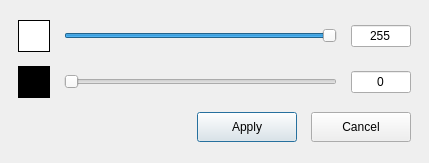
<?xml version="1.0" encoding="UTF-8"?>
<ui version="4.0">
 <class>FillBlackWhiteDialog</class>
 <widget class="QDialog" name="FillBlackWhiteDialog">
  <property name="windowModality">
   <enum>Qt::WindowModality::NonModal</enum>
  </property>
  <property name="geometry">
   <rect>
    <x>0</x>
    <y>0</y>
    <width>429</width>
    <height>163</height>
   </rect>
  </property>
  <property name="windowTitle">
   <string>Fill black/white</string>
  </property>
  <property name="modal">
   <bool>false</bool>
  </property>
  <layout class="QVBoxLayout" name="verticalLayout">
   <property name="spacing">
    <number>18</number>
   </property>
   <property name="leftMargin">
    <number>18</number>
   </property>
   <property name="topMargin">
    <number>18</number>
   </property>
   <property name="rightMargin">
    <number>18</number>
   </property>
   <property name="bottomMargin">
    <number>18</number>
   </property>
   <item>
    <layout class="QGridLayout" name="gridLayout">
     <property name="spacing">
      <number>14</number>
     </property>
     <item row="0" column="0">
      <widget class="QLabel" name="whitePreview">
       <property name="minimumSize">
        <size>
         <width>32</width>
         <height>32</height>
        </size>
       </property>
       <property name="maximumSize">
        <size>
         <width>32</width>
         <height>32</height>
        </size>
       </property>
       <property name="styleSheet">
        <string notr="true">background-color: rgb(255, 255, 255);</string>
       </property>
       <property name="frameShape">
        <enum>QFrame::Shape::Box</enum>
       </property>
       <property name="lineWidth">
        <number>1</number>
       </property>
      </widget>
     </item>
     <item row="0" column="1">
      <widget class="QSlider" name="whiteSlider">
       <property name="minimum">
        <number>0</number>
       </property>
       <property name="maximum">
        <number>255</number>
       </property>
       <property name="value">
        <number>255</number>
       </property>
       <property name="orientation">
        <enum>Qt::Orientation::Horizontal</enum>
       </property>
      </widget>
     </item>
     <item row="0" column="2">
      <widget class="QLineEdit" name="whiteValueEdit">
       <property name="maximumSize">
        <size>
         <width>60</width>
         <height>16777215</height>
        </size>
       </property>
       <property name="text">
        <string>255</string>
       </property>
       <property name="alignment">
        <set>Qt::AlignmentFlag::AlignCenter</set>
       </property>
      </widget>
     </item>
     <item row="1" column="0">
      <widget class="QLabel" name="blackPreview">
       <property name="minimumSize">
        <size>
         <width>32</width>
         <height>32</height>
        </size>
       </property>
       <property name="maximumSize">
        <size>
         <width>32</width>
         <height>32</height>
        </size>
       </property>
       <property name="styleSheet">
        <string notr="true">background-color: rgb(0, 0, 0);</string>
       </property>
       <property name="frameShape">
        <enum>QFrame::Shape::Box</enum>
       </property>
       <property name="lineWidth">
        <number>1</number>
       </property>
      </widget>
     </item>
     <item row="1" column="1">
      <widget class="QSlider" name="blackSlider">
       <property name="minimum">
        <number>0</number>
       </property>
       <property name="maximum">
        <number>255</number>
       </property>
       <property name="value">
        <number>0</number>
       </property>
       <property name="orientation">
        <enum>Qt::Orientation::Horizontal</enum>
       </property>
      </widget>
     </item>
     <item row="1" column="2">
      <widget class="QLineEdit" name="blackValueEdit">
       <property name="maximumSize">
        <size>
         <width>60</width>
         <height>16777215</height>
        </size>
       </property>
       <property name="text">
        <string>0</string>
       </property>
       <property name="alignment">
        <set>Qt::AlignmentFlag::AlignCenter</set>
       </property>
      </widget>
     </item>
     <item row="2" column="0" colspan="3">
      <layout class="QHBoxLayout" name="buttonLayout">
       <item>
        <spacer name="buttonSpacer">
         <property name="orientation">
          <enum>Qt::Orientation::Horizontal</enum>
         </property>
         <property name="sizeHint" stdset="0">
          <size>
           <width>40</width>
           <height>20</height>
          </size>
         </property>
        </spacer>
       </item>
       <item>
        <widget class="QPushButton" name="applyButton">
         <property name="minimumSize">
          <size>
           <width>100</width>
           <height>30</height>
          </size>
         </property>
         <property name="text">
          <string>Apply</string>
         </property>
        </widget>
       </item>
       <item>
        <widget class="QPushButton" name="cancelButton">
         <property name="minimumSize">
          <size>
           <width>100</width>
           <height>30</height>
          </size>
         </property>
         <property name="text">
          <string>Cancel</string>
         </property>
        </widget>
       </item>
      </layout>
     </item>
    </layout>
   </item>
  </layout>
 </widget>
 <resources>
  <include location="AreaPixAnalizer.qrc"/>
 </resources>
 <connections/>
</ui>
